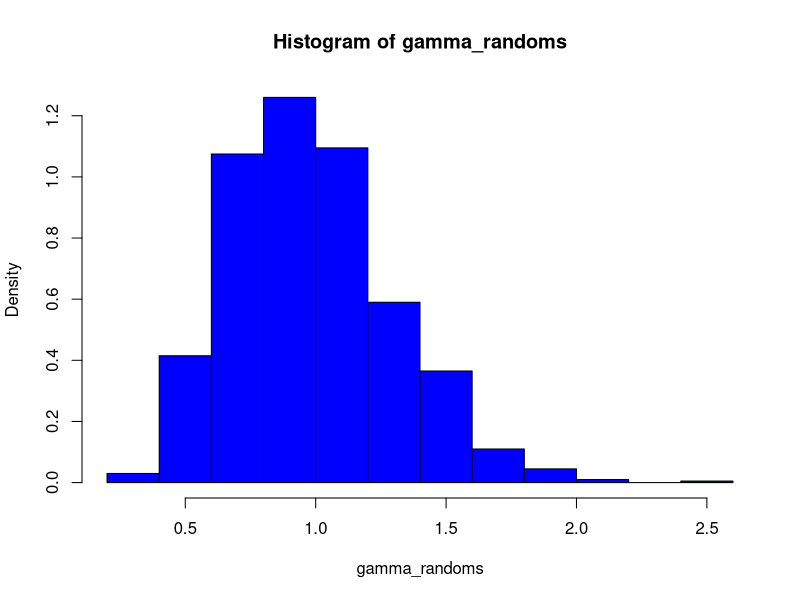

The R script that drew this image: (Note: this script raises an error after producing the figure.)
# get random mój własny, trochę gorszej
# jakości niż ten z ćwiczeń

get_random <- function(N, sample_size, distribution, ...) {
  result <- lapply(c(1:N), function(x) {
    return(mean(distribution(sample_size, ...)))
    })
  return(unlist(result))
}

gamma_randoms <- sort(get_random(1000, 10, rgamma, 1))
#red
hist(gamma_randoms, col = "blue", freq = FALSE)
true_gamma <- dgamma(x, 10, rate = 10)
#violet
lines(x, true_gamma,col = "red")

# na kilka uruchomień wykresy w przybliżeniu się pokrywały

